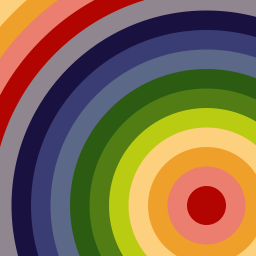
#> input picture python/input.png, 256 x 256 px
$ jupyter execute --allow-errors alg5.ipynb   (shell and % lines are left out)   (Python 2 division)
#> lines starting #> are read from the running program, lines starting #| are printed output that depends on the picture
# Parallel Recursive Filtering of Infinite Input Extensions
## This notebook tests alg5
### Algorithm 5 Zero-Padding Extension

[cell 1]
import math
import cmath
import numpy as np
from scipy import ndimage, linalg
from skimage.color import rgb2gray
from skimage.measure import structural_similarity as ssim
from sklearn.metrics import mean_squared_error
import matplotlib.pyplot as plt
plt.gray() # to plot gray images using gray scale

## First: load the test image and run Gaussian filter on it

[cell 2]
X1 = plt.imread('input.png')
#> X1 is the input picture: shape (256, 256, 3) float32; mean R, G, B 0.518, 0.425, 0.298
X1 = rgb2gray(X1)
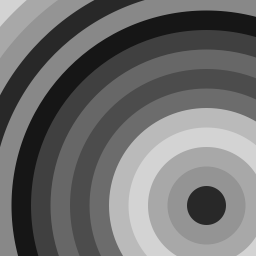
#> X1: shape (256, 256) float32; min 0.0866, max 0.83, mean 0.435
s = 16. # sigma for testing filtering
X2 = np.copy(X1).astype(np.float64)
# Gaussian filter runs with zero-border
X2 = ndimage.filters.gaussian_filter(X1, sigma=s, mode='constant')
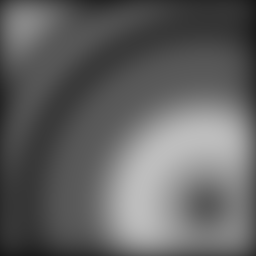
#> X2: shape (256, 256) float32; min 0.0968, max 0.745, mean 0.388
